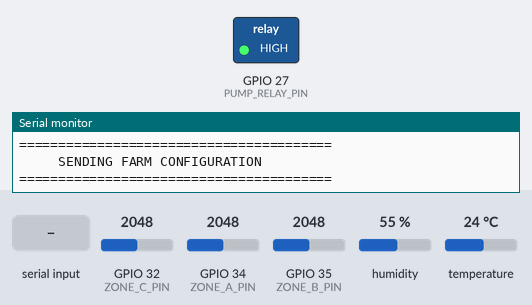
Simulated run of this sketch. Board: ESP32. On the bench: switched loads named in the sketch (green lamp = pin HIGH), the last lines printed to the serial monitor. The inputs (shaded band) are chosen by the test bench; at power-on: GPIO 32 (ZONE_C_PIN) = 2048, GPIO 34 (ZONE_A_PIN) = 2048, GPIO 35 (ZONE_B_PIN) = 2048, humidity 55 %, temperature 24 °C (analog values on the 0–4095 scale). WiFi joins after 1.5 s; servers stay silent unless stated.

Above: at 3.7 s.
3.8 s: "1" received over Serial
At 9.5 s:
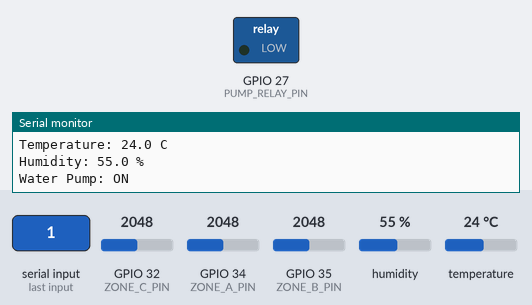
10.1 s: "2" received over Serial
At 11.6 s:
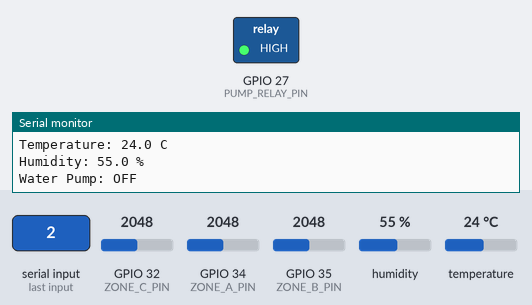
Timing chart, 0 to 13.1 s (numbered marks = the images above; inputs shaded):
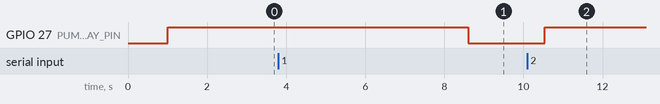

The sketch:

stillagriguard.ino
```cpp
#include <WiFi.h>
#include <Firebase_ESP_Client.h>
#include <DHT.h>

// =====================================================
//                 AGRIGUARD 3D
//     ESP32 + Firebase + Sensors + Water Pump
//     + Farm + Owner + Zone Identification
// =====================================================


// =====================================================
// WIFI
// =====================================================

#define WIFI_SSID "Samsung Galaxy A24"
#define WIFI_PASSWORD "@Somuhle123"


// =====================================================
// FIREBASE
// =====================================================

#define API_KEY "AIzaSyDnnoTgvzkPPPw_NzFQt6nf2hqJD3uWTow"

#define DATABASE_URL \
"https://agriguard-211eb-default-rtdb.firebaseio.com/"


// =====================================================
// FARM CONFIGURATION
// =====================================================
//
// IMPORTANT:
//
// OWNER_ID must be the Firebase Authentication UID of
// the owner who is logged into the AgriGuard dashboard.
//
// Do NOT put the owner's password here.
//
// The farm ID stays constant so that every reading from
// this ESP32 can be associated with the same farm.
//

#define FARM_ID "agriguard-farm-001"
#define FARM_NAME "AgriGuard Farm"

// Replace this with the real Firebase Authentication UID
// of the farm owner.
#define OWNER_ID "REPLACE_WITH_FIREBASE_OWNER_UID"

#define DEVICE_ID "agriguard-esp32-001"
#define DEVICE_NAME "AgriGuard ESP32"


// =====================================================
// FIELD CONFIGURATION
// =====================================================

#define FIELD_ID "agriguard-field-001"
#define FIELD_NAME "AgriGuard Demonstration Field"


// =====================================================
// ZONE CONFIGURATION
// =====================================================

#define ZONE_A_ID "zoneA"
#define ZONE_A_NAME "Zone A"
#define ZONE_A_CROP "Macadamia"

#define ZONE_B_ID "zoneB"
#define ZONE_B_NAME "Zone B"
#define ZONE_B_CROP "Macadamia"

#define ZONE_C_ID "zoneC"
#define ZONE_C_NAME "Zone C"
#define ZONE_C_CROP "Citrus"


// =====================================================
// SOIL MOISTURE SENSORS
// =====================================================

#define ZONE_A_PIN 34
#define ZONE_B_PIN 35
#define ZONE_C_PIN 32


// =====================================================
// DHT11
// =====================================================

#define DHT_PIN 4
#define DHT_TYPE DHT11

DHT dht(DHT_PIN, DHT_TYPE);


// =====================================================
// WATER PUMP RELAY
// =====================================================
//
// ESP32 GPIO27 -> Relay IN
//
// ACTIVE-LOW relay:
//
// LOW  = Relay ON
// HIGH = Relay OFF
//

#define PUMP_RELAY_PIN 27

#define RELAY_ON  LOW
#define RELAY_OFF HIGH

bool pumpRunning = false;


// =====================================================
// FIREBASE OBJECTS
// =====================================================

FirebaseData fbdo;
FirebaseAuth auth;
FirebaseConfig config;

bool signupOK = false;


// =====================================================
// TIMING
// =====================================================

unsigned long lastFirebaseUpdate = 0;

const unsigned long FIREBASE_INTERVAL = 3000;


// =====================================================
// FARM CONFIGURATION SENT FLAG
// =====================================================
//
// Farm metadata does not need to be rewritten every
// 3 seconds.
//
// It is written once after Firebase becomes available.
//

bool farmConfigurationSent = false;


// =====================================================
// WATER PUMP ON
// =====================================================

void pumpON() {

  digitalWrite(
    PUMP_RELAY_PIN,
    RELAY_ON
  );

  pumpRunning = true;

  Serial.println();
  Serial.println(
    "========================================"
  );

  Serial.println(
    "          WATER PUMP ON"
  );

  Serial.println(
    "========================================"
  );
}


// =====================================================
// WATER PUMP OFF
// =====================================================

void pumpOFF() {

  digitalWrite(
    PUMP_RELAY_PIN,
    RELAY_OFF
  );

  pumpRunning = false;

  Serial.println();
  Serial.println(
    "========================================"
  );

  Serial.println(
    "          WATER PUMP OFF"
  );

  Serial.println(
    "========================================"
  );
}


// =====================================================
// CONNECT WIFI
// =====================================================

void connectWiFi() {

  Serial.println();
  Serial.println(
    "Connecting to WiFi..."
  );

  WiFi.begin(
    WIFI_SSID,
    WIFI_PASSWORD
  );

  int attempts = 0;

  while (
    WiFi.status() != WL_CONNECTED &&
    attempts < 30
  ) {

    delay(500);

    Serial.print(".");

    attempts++;
  }

  if (WiFi.status() == WL_CONNECTED) {

    Serial.println();

    Serial.println(
      "WiFi connected!"
    );

    Serial.print(
      "ESP32 IP Address: "
    );

    Serial.println(
      WiFi.localIP()
    );

  } else {

    Serial.println();

    Serial.println(
      "WiFi connection failed!"
    );
  }
}


// =====================================================
// CONNECT FIREBASE
// =====================================================

void connectFirebase() {

  Serial.println();

  Serial.println(
    "Connecting to Firebase..."
  );

  config.api_key = API_KEY;

  config.database_url = DATABASE_URL;


  // ---------------------------------------------------
  // Anonymous authentication
  // ---------------------------------------------------

  if (
    Firebase.signUp(
      &config,
      &auth,
      "",
      ""
    )
  ) {

    Serial.println(
      "Firebase authentication successful."
    );

    signupOK = true;

  } else {

    Serial.print(
      "Firebase authentication error: "
    );

    Serial.println(
      config.signer.signupError.message.c_str()
    );
  }


  Firebase.begin(
    &config,
    &auth
  );

  Firebase.reconnectWiFi(true);
}


// =====================================================
// CREATE / UPDATE FARM CONFIGURATION
// =====================================================
//
// This adds the identity information needed to associate
// the physical ESP32 installation with:
//
// Owner
//   -> Farm
//      -> Field
//         -> Zone A
//         -> Zone B
//         -> Zone C
//
// Existing sensor paths are NOT removed.
// =====================================================

bool sendFarmConfiguration() {

  Serial.println();

  Serial.println(
    "========================================"
  );

  Serial.println(
    "     SENDING FARM CONFIGURATION"
  );

  Serial.println(
    "========================================"
  );

  bool success = true;


  // ===================================================
  // FARM
  // ===================================================

  if (
    !Firebase.RTDB.setString(
      &fbdo,
      "/agriguard/farm/id",
      FARM_ID
    )
  ) {
    success = false;
  }


  if (
    !Firebase.RTDB.setString(
      &fbdo,
      "/agriguard/farm/name",
      FARM_NAME
    )
  ) {
    success = false;
  }


  if (
    !Firebase.RTDB.setString(
      &fbdo,
      "/agriguard/farm/ownerId",
      OWNER_ID
    )
  ) {
    success = false;
  }


  // ===================================================
  // FIELD
  // ===================================================

  if (
    !Firebase.RTDB.setString(
      &fbdo,
      "/agriguard/field/id",
      FIELD_ID
    )
  ) {
    success = false;
  }


  if (
    !Firebase.RTDB.setString(
      &fbdo,
      "/agriguard/field/name",
      FIELD_NAME
    )
  ) {
    success = false;
  }


  if (
    !Firebase.RTDB.setString(
      &fbdo,
      "/agriguard/field/farmId",
      FARM_ID
    )
  ) {
    success = false;
  }


  // ===================================================
  // DEVICE
  // ===================================================

  if (
    !Firebase.RTDB.setString(
      &fbdo,
      "/agriguard/device/id",
      DEVICE_ID
    )
  ) {
    success = false;
  }


  if (
    !Firebase.RTDB.setString(
      &fbdo,
      "/agriguard/device/name",
      DEVICE_NAME
    )
  ) {
    success = false;
  }


  if (
    !Firebase.RTDB.setString(
      &fbdo,
      "/agriguard/device/farmId",
      FARM_ID
    )
  ) {
    success = false;
  }


  // ===================================================
  // ZONE A CONFIGURATION
  // ===================================================

  if (
    !Firebase.RTDB.setString(
      &fbdo,
      "/agriguard/zones/zoneA/id",
      ZONE_A_ID
    )
  ) {
    success = false;
  }


  if (
    !Firebase.RTDB.setString(
      &fbdo,
      "/agriguard/zones/zoneA/name",
      ZONE_A_NAME
    )
  ) {
    success = false;
  }


  if (
    !Firebase.RTDB.setString(
      &fbdo,
      "/agriguard/zones/zoneA/crop",
      ZONE_A_CROP
    )
  ) {
    success = false;
  }


  if (
    !Firebase.RTDB.setString(
      &fbdo,
      "/agriguard/zones/zoneA/farmId",
      FARM_ID
    )
  ) {
    success = false;
  }


  if (
    !Firebase.RTDB.setString(
      &fbdo,
      "/agriguard/zones/zoneA/fieldId",
      FIELD_ID
    )
  ) {
    success = false;
  }


  // ===================================================
  // ZONE B CONFIGURATION
  // ===================================================

  if (
    !Firebase.RTDB.setString(
      &fbdo,
      "/agriguard/zones/zoneB/id",
      ZONE_B_ID
    )
  ) {
    success = false;
  }


  if (
    !Firebase.RTDB.setString(
      &fbdo,
      "/agriguard/zones/zoneB/name",
      ZONE_B_NAME
    )
  ) {
    success = false;
  }


  if (
    !Firebase.RTDB.setString(
      &fbdo,
      "/agriguard/zones/zoneB/crop",
      ZONE_B_CROP
    )
  ) {
    success = false;
  }


  if (
    !Firebase.RTDB.setString(
      &fbdo,
      "/agriguard/zones/zoneB/farmId",
      FARM_ID
    )
  ) {
    success = false;
  }


  if (
    !Firebase.RTDB.setString(
      &fbdo,
      "/agriguard/zones/zoneB/fieldId",
      FIELD_ID
    )
  ) {
    success = false;
  }


  // ===================================================
  // ZONE C CONFIGURATION
  // ===================================================

  if (
    !Firebase.RTDB.setString(
      &fbdo,
      "/agriguard/zones/zoneC/id",
      ZONE_C_ID
    )
  ) {
    success = false;
  }


  if (
    !Firebase.RTDB.setString(
      &fbdo,
      "/agriguard/zones/zoneC/name",
      ZONE_C_NAME
    )
  ) {
    success = false;
  }


  if (
    !Firebase.RTDB.setString(
      &fbdo,
      "/agriguard/zones/zoneC/crop",
      ZONE_C_CROP
    )
  ) {
    success = false;
  }


  if (
    !Firebase.RTDB.setString(
      &fbdo,
      "/agriguard/zones/zoneC/farmId",
      FARM_ID
    )
  ) {
    success = false;
  }


  if (
    !Firebase.RTDB.setString(
      &fbdo,
      "/agriguard/zones/zoneC/fieldId",
      FIELD_ID
    )
  ) {
    success = false;
  }


  // ===================================================
  // RESULT
  // ===================================================

  if (success) {

    Serial.println(
      "Farm configuration sent successfully."
    );

    Serial.print(
      "Farm ID: "
    );

    Serial.println(
      FARM_ID
    );

    Serial.print(
      "Farm Name: "
    );

    Serial.println(
      FARM_NAME
    );

    Serial.print(
      "Owner ID: "
    );

    Serial.println(
      OWNER_ID
    );

  } else {

    Serial.print(
      "Farm configuration error: "
    );

    Serial.println(
      fbdo.errorReason()
    );
  }


  Serial.println(
    "========================================"
  );

  return success;
}


// =====================================================
// SERIAL COMMANDS
// =====================================================

void checkSerialCommands() {

  if (Serial.available() <= 0) {
    return;
  }

  char command = Serial.read();


  // ---------------------------------------------------
  // PUMP ON
  // ---------------------------------------------------

  if (command == '1') {

    pumpON();
  }


  // ---------------------------------------------------
  // PUMP OFF
  // ---------------------------------------------------

  else if (command == '2') {

    pumpOFF();
  }


  // ---------------------------------------------------
  // STATUS
  // ---------------------------------------------------

  else if (
    command == 'S' ||
    command == 's'
  ) {

    Serial.println();

    Serial.print(
      "Pump status: "
    );

    if (pumpRunning) {

      Serial.println(
        "ON"
      );

    } else {

      Serial.println(
        "OFF"
      );
    }
  }
}


// =====================================================
// SETUP
// =====================================================

void setup() {

  Serial.begin(115200);

  delay(1000);


  // ===================================================
  // ADC
  // ===================================================

  analogReadResolution(12);


  // ===================================================
  // DHT11
  // ===================================================

  dht.begin();


  // ===================================================
  // PUMP RELAY
  // ===================================================

  pinMode(
    PUMP_RELAY_PIN,
    OUTPUT
  );


  // Pump starts OFF
  digitalWrite(
    PUMP_RELAY_PIN,
    RELAY_OFF
  );

  pumpRunning = false;


  // ===================================================
  // STARTUP DISPLAY
  // ===================================================

  Serial.println();

  Serial.println(
    "========================================"
  );

  Serial.println(
    "              AGRIGUARD 3D"
  );

  Serial.println(
    "========================================"
  );

  Serial.print(
    "Farm: "
  );

  Serial.println(
    FARM_NAME
  );

  Serial.print(
    "Farm ID: "
  );

  Serial.println(
    FARM_ID
  );

  Serial.print(
    "Device: "
  );

  Serial.println(
    DEVICE_ID
  );

  Serial.println(
    "Zone A Soil Moisture"
  );

  Serial.println(
    "Zone B Soil Moisture"
  );

  Serial.println(
    "Zone C Soil Moisture"
  );

  Serial.println(
    "Temperature"
  );

  Serial.println(
    "Humidity"
  );

  Serial.println(
    "Water Pump"
  );

  Serial.println(
    "Firebase Realtime Database"
  );

  Serial.println(
    "========================================"
  );


  Serial.println();

  Serial.println(
    "PUMP CONTROL:"
  );

  Serial.println(
    "1 = Pump ON"
  );

  Serial.println(
    "2 = Pump OFF"
  );

  Serial.println(
    "S = Pump Status"
  );

  Serial.println(
    "========================================"
  );


  // ===================================================
  // WIFI
  // ===================================================

  connectWiFi();


  // ===================================================
  // FIREBASE
  // ===================================================

  connectFirebase();
}


// =====================================================
// LOOP
// =====================================================

void loop() {

  // ===================================================
  // CHECK PUMP COMMANDS
  // ===================================================

  checkSerialCommands();


  // ===================================================
  // READ SOIL MOISTURE
  // ===================================================

  int zoneA =
    analogRead(ZONE_A_PIN);

  int zoneB =
    analogRead(ZONE_B_PIN);

  int zoneC =
    analogRead(ZONE_C_PIN);


  // ===================================================
  // READ TEMPERATURE + HUMIDITY
  // ===================================================

  float humidity =
    dht.readHumidity();

  float temperature =
    dht.readTemperature();


  // ===================================================
  // SERIAL MONITOR
  // ===================================================

  Serial.println();

  Serial.println(
    "----------------------------------------"
  );


  Serial.print(
    "Zone A: "
  );

  Serial.println(
    zoneA
  );


  Serial.print(
    "Zone B: "
  );

  Serial.println(
    zoneB
  );


  Serial.print(
    "Zone C: "
  );

  Serial.println(
    zoneC
  );


  // ===================================================
  // DHT11 DISPLAY
  // ===================================================

  if (
    isnan(temperature) ||
    isnan(humidity)
  ) {

    Serial.println(
      "DHT11: READ FAILED"
    );

  } else {

    Serial.print(
      "Temperature: "
    );

    Serial.print(
      temperature,
      1
    );

    Serial.println(
      " C"
    );


    Serial.print(
      "Humidity: "
    );

    Serial.print(
      humidity,
      1
    );

    Serial.println(
      " %"
    );
  }


  // ===================================================
  // PUMP DISPLAY
  // ===================================================

  Serial.print(
    "Water Pump: "
  );


  if (pumpRunning) {

    Serial.println(
      "ON"
    );

  } else {

    Serial.println(
      "OFF"
    );
  }


  // ===================================================
  // FIREBASE UPDATE
  // ===================================================

  if (
    millis() - lastFirebaseUpdate >=
    FIREBASE_INTERVAL
  ) {

    lastFirebaseUpdate = millis();


    if (
      Firebase.ready() &&
      signupOK &&
      WiFi.status() == WL_CONNECTED
    ) {

      bool success = true;


      // ===============================================
      // CREATE FARM CONFIGURATION ONCE
      // ===============================================

      if (!farmConfigurationSent) {

        farmConfigurationSent =
          sendFarmConfiguration();
      }


      // ===============================================
      // ZONE A
      // ===============================================

      if (
        !Firebase.RTDB.setInt(
          &fbdo,
          "/agriguard/zones/zoneA/moistureRaw",
          zoneA
        )
      ) {

        success = false;

        Serial.print(
          "Zone A Firebase error: "
        );

        Serial.println(
          fbdo.errorReason()
        );
      }


      // ===============================================
      // ZONE B
      // ===============================================

      if (
        !Firebase.RTDB.setInt(
          &fbdo,
          "/agriguard/zones/zoneB/moistureRaw",
          zoneB
        )
      ) {

        success = false;

        Serial.print(
          "Zone B Firebase error: "
        );

        Serial.println(
          fbdo.errorReason()
        );
      }


      // ===============================================
      // ZONE C
      // ===============================================

      if (
        !Firebase.RTDB.setInt(
          &fbdo,
          "/agriguard/zones/zoneC/moistureRaw",
          zoneC
        )
      ) {

        success = false;

        Serial.print(
          "Zone C Firebase error: "
        );

        Serial.println(
          fbdo.errorReason()
        );
      }


      // ===============================================
      // TEMPERATURE + HUMIDITY
      // ===============================================

      if (
        !isnan(temperature) &&
        !isnan(humidity)
      ) {

        if (
          !Firebase.RTDB.setFloat(
            &fbdo,
            "/agriguard/environment/temperature",
            temperature
          )
        ) {

          success = false;
        }


        if (
          !Firebase.RTDB.setFloat(
            &fbdo,
            "/agriguard/environment/humidity",
            humidity
          )
        ) {

          success = false;
        }
      }


      // ===============================================
      // ATTACH FARM ID TO ENVIRONMENT
      // ===============================================

      if (
        !Firebase.RTDB.setString(
          &fbdo,
          "/agriguard/environment/farmId",
          FARM_ID
        )
      ) {

        success = false;
      }


      // ===============================================
      // PUMP STATE
      // ===============================================

      if (
        !Firebase.RTDB.setBool(
          &fbdo,
          "/agriguard/irrigation/pumpOn",
          pumpRunning
        )
      ) {

        success = false;

        Serial.print(
          "Pump Firebase error: "
        );

        Serial.println(
          fbdo.errorReason()
        );
      }


      // ===============================================
      // IRRIGATION FARM
      // ===============================================

      if (
        !Firebase.RTDB.setString(
          &fbdo,
          "/agriguard/irrigation/farmId",
          FARM_ID
        )
      ) {

        success = false;
      }


      // ===============================================
      // ESP32 STATUS
      // ===============================================

      if (
        !Firebase.RTDB.setBool(
          &fbdo,
          "/agriguard/system/esp32Online",
          true
        )
      ) {

        success = false;
      }


      // ===============================================
      // SYSTEM FARM / DEVICE
      // ===============================================

      if (
        !Firebase.RTDB.setString(
          &fbdo,
          "/agriguard/system/farmId",
          FARM_ID
        )
      ) {

        success = false;
      }


      if (
        !Firebase.RTDB.setString(
          &fbdo,
          "/agriguard/system/deviceId",
          DEVICE_ID
        )
      ) {

        success = false;
      }


      // ===============================================
      // RESULT
      // ===============================================

      if (success) {

        Serial.println(
          "Firebase: DATA SENT SUCCESSFULLY"
        );

      } else {

        Serial.println(
          "Firebase: SOME DATA FAILED"
        );
      }

    } else {

      Serial.println(
        "Firebase: NOT READY"
      );
    }
  }


  // Small delay only.
  // Do NOT use delay(3000), because we want
  // pump commands to respond quickly.

  delay(250);
}
```

Measured:
- after the input at 3.8 s, GPIO 27 (PUMP_RELAY_PIN): HIGH → LOW after 4.8 s
- after the input at 10.1 s, GPIO 27 (PUMP_RELAY_PIN): LOW → HIGH after 0.44 s
